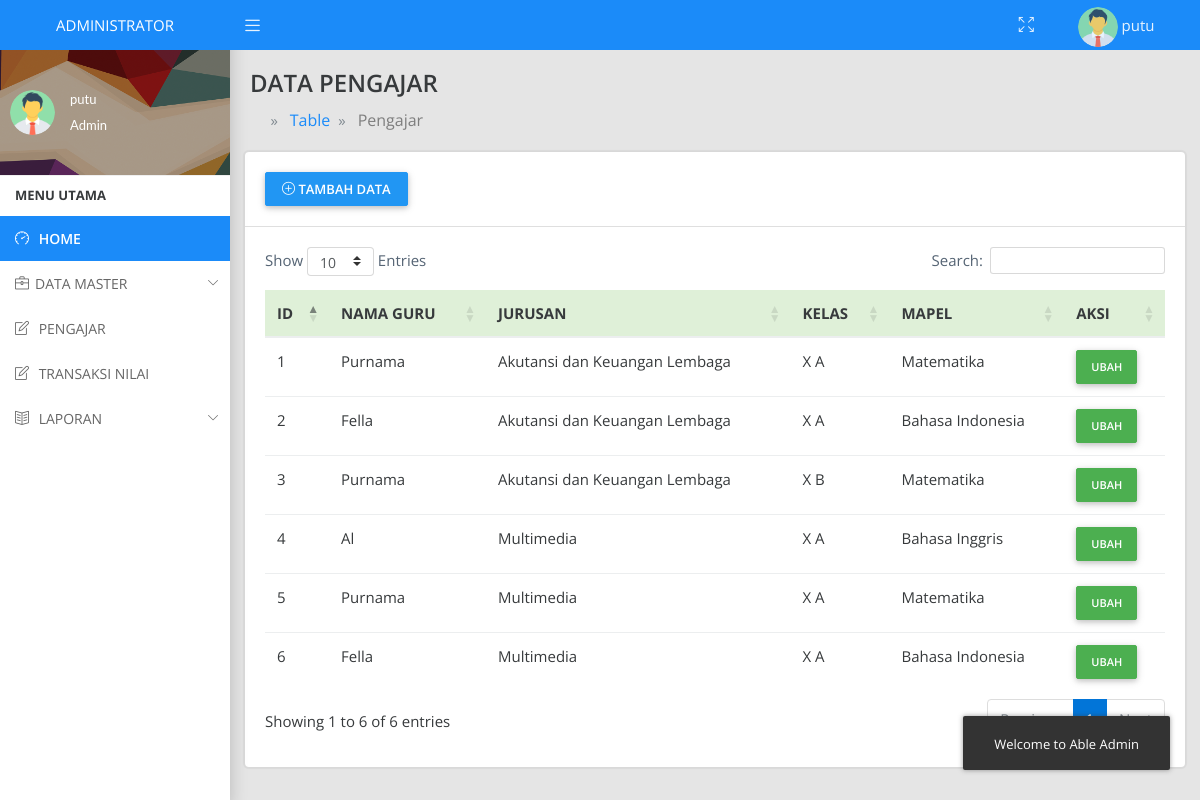
The page /index.php?laporan=pengajar (signed in) on the database its author committed.
### tables this page shows
CREATE TABLE `pengajar` (
  `id_ajar` int(11) NOT NULL AUTO_INCREMENT,
  `id_guru` int(11) NOT NULL,
  `id_jurusan` int(11) DEFAULT NULL,
  `id_kelas` int(11) NOT NULL,
  `id_mapel` int(11) NOT NULL,
  PRIMARY KEY (`id_ajar`),
  KEY `id_kelas` (`id_kelas`),
  KEY `id_mapel` (`id_mapel`),
  KEY `id_guru` (`id_guru`),
  KEY `id_jurusan` (`id_jurusan`),
  CONSTRAINT `pengajar_ibfk_1` FOREIGN KEY (`id_kelas`) REFERENCES `kelas` (`id_kelas`),
  CONSTRAINT `pengajar_ibfk_2` FOREIGN KEY (`id_mapel`) REFERENCES `pelajaran` (`id_mapel`),
  CONSTRAINT `pengajar_ibfk_3` FOREIGN KEY (`id_guru`) REFERENCES `guru` (`id_guru`),
  CONSTRAINT `pengajar_ibfk_4` FOREIGN KEY (`id_jurusan`) REFERENCES `jurusan` (`id_jurusan`)
);

CREATE TABLE `guru` (
  `id_guru` int(11) NOT NULL AUTO_INCREMENT,
  `nip` varchar(20) DEFAULT NULL,
  `nama_guru` varchar(100) DEFAULT NULL,
  `kelamin` varchar(12) DEFAULT NULL,
  `alamat` varchar(100) DEFAULT NULL,
  `no_telp` varchar(20) DEFAULT NULL,
  `status_aktif` varchar(3) DEFAULT NULL,
  `ussername` varchar(50) DEFAULT NULL,
  `password` varchar(50) DEFAULT NULL,
  `foto` varchar(50) DEFAULT NULL,
  PRIMARY KEY (`id_guru`)
);

CREATE TABLE `jurusan` (
  `id_jurusan` int(11) NOT NULL AUTO_INCREMENT,
  `nama_jurusan` varchar(50) NOT NULL,
  PRIMARY KEY (`id_jurusan`)
);

CREATE TABLE `kelas` (
  `id_kelas` int(11) NOT NULL AUTO_INCREMENT,
  `nama_kelas` varchar(20) DEFAULT NULL,
  PRIMARY KEY (`id_kelas`)
);

CREATE TABLE `pelajaran` (
  `id_mapel` int(11) NOT NULL AUTO_INCREMENT,
  `id_semester` int(11) DEFAULT NULL,
  `nama_mapel` varchar(50) DEFAULT NULL,
  `ket` varchar(50) DEFAULT NULL,
  PRIMARY KEY (`id_mapel`),
  KEY `id_semester` (`id_semester`),
  CONSTRAINT `pelajaran_ibfk_1` FOREIGN KEY (`id_semester`) REFERENCES `semester` (`id_semester`)
);

### laporan/data-pengajar.php (the view, shortened to what this page needs)
<div class="container-fluid">
  <div class="row">
    <div class="col-sm-12 p-0">
      <div class="main-header">
        <h4>DATA PENGAJAR</h4>
        <ol class="breadcrumb breadcrumb-title breadcrumb-arrow">
          <li class="breadcrumb-item">
            <a href="index.php">
              <i class="icofont icofont-home"></i>
            </a>
          </li>
          <li class="breadcrumb-item"><a href="#">Table</a>
          </li>
          <li class="breadcrumb-item"><a href="index.php?laporan=pengajar">Pengajar</a>
          </li>
        </ol>
      </div>
    </div>
  </div>
  <div class="row">
    <div class="col-sm-12">
      <div class="card">
        <div class="card-header">
          <button type="button" class="btn btn-primary waves-effect waves-light" onclick="TambahPengajar()"><i class="icon-plus"></i>  TAMBAH DATA</button>
        </div>
    <div class="card-block">
      <div class="row">
        <div class="col-sm-12 table-responsive">
          <table id="datatable" class="table">
            <thead>
              <tr class="table-success">
                <th>ID</th>
                <th>NAMA GURU</th>
                <th>JURUSAN</th>
                <th>KELAS</th>
                <th>MAPEL</th>
                <th>AKSI</th>
              </tr>
            </thead>
            <tbody>
             <?php
             $no=1;
             $data=$koneksi->query("SELECT * FROM pengajar JOIN guru ON pengajar.id_guru=guru.id_guru JOIN jurusan ON pengajar.id_jurusan=jurusan.id_jurusan JOIN pelajaran ON pengajar.id_mapel=pelajaran.id_mapel JOIN kelas ON pengajar.id_kelas=kelas.id_kelas");
             while ($pengajar=$data->fetch_assoc()) {
               ?>
               <tr>
                 <td><?= $no ?></td>
                 <td><?= $pengajar['nama_guru']?></td>
                 <td><?= $pengajar['nama_jurusan']?></td>
                 <td><?= $pengajar['nama_kelas']?></td>
                 <td><?= $pengajar['nama_mapel']?></td>
                 <td>
                   <button class="btn btn-success btn-sm" onclick="Ubahpengajar('<?=$pengajar['id_ajar'] ?>','<?=$pengajar['id_guru'] ?>','<?=$pengajar['id_jurusan'] ?>','<?=$pengajar['id_kelas'] ?>','<?=$pengajar['id_mapel'] ?>')">UBAH</button>
                 </td>
               </tr>
               <?php
               $no++;
             }
             ?>
           </tbody>
         </table>
       </div>
     </div>
   </div>
 </div>
</div>
</div>

### rows shown on the page
pengajar: id_guru.nama_guru "Purnama", id_jurusan.nama_jurusan "Akutansi dan Keuangan Lembaga", id_kelas.nama_kelas "X A", id_mapel.nama_mapel "Matematika"
pengajar: id_guru.nama_guru "Fella", id_jurusan.nama_jurusan "Akutansi dan Keuangan Lembaga", id_kelas.nama_kelas "X A", id_mapel.nama_mapel "Bahasa Indonesia"
pengajar: id_guru.nama_guru "Purnama", id_jurusan.nama_jurusan "Akutansi dan Keuangan Lembaga", id_kelas.nama_kelas "X B", id_mapel.nama_mapel "Matematika"
pengajar: id_guru.nama_guru "Al", id_jurusan.nama_jurusan "Multimedia", id_kelas.nama_kelas "X A", id_mapel.nama_mapel "Bahasa Inggris"
pengajar: id_guru.nama_guru "Purnama", id_jurusan.nama_jurusan "Multimedia", id_kelas.nama_kelas "X A", id_mapel.nama_mapel "Matematika"
pengajar: id_guru.nama_guru "Fella", id_jurusan.nama_jurusan "Multimedia", id_kelas.nama_kelas "X A", id_mapel.nama_mapel "Bahasa Indonesia"

### other values the page prints
$_SESSION['user']['nama_user'] "putu"
$_SESSION['login'] "Admin"
